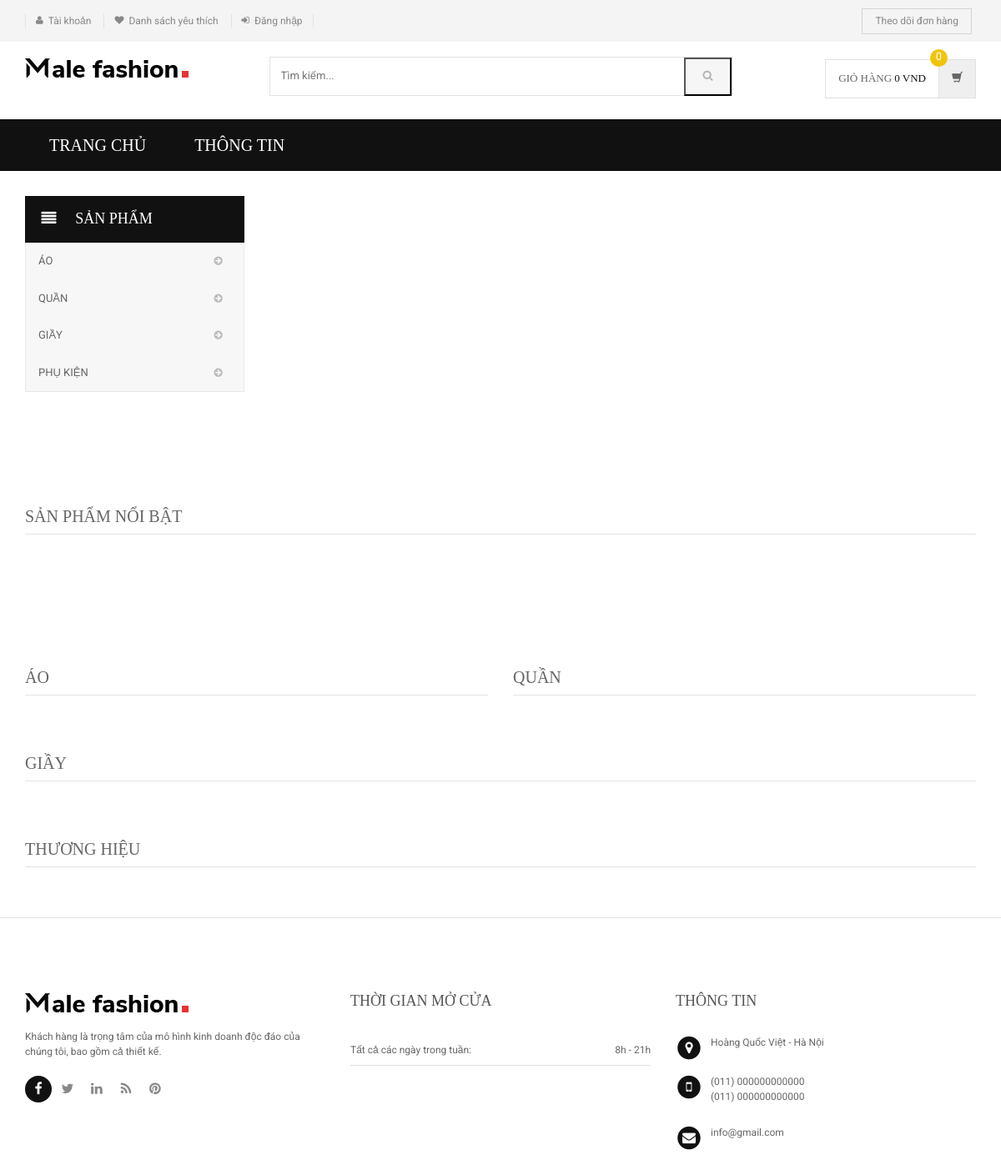
The page / on the database its author committed.
### tables this page shows
CREATE TABLE `category` (
  `id` int(11) NOT NULL,
  `categoryName` varchar(255) DEFAULT NULL,
  `categoryDescription` longtext DEFAULT NULL,
  `creationDate` timestamp NOT NULL DEFAULT current_timestamp(),
  `updationDate` varchar(255) DEFAULT NULL
);

### index.php (the view, shortened to what this page needs)
<?php
include('includes/config.php');
?>
<!DOCTYPE html>
<html lang="en">
<head>
    <link rel="stylesheet" href="assets/css/bootstrap.min.css">
    <link rel="stylesheet" href="assets/css/main.css">
    <link rel="stylesheet" href="assets/css/green.css">
    <link rel="stylesheet" href="assets/css/owl.carousel.css">
    <link rel="stylesheet" href="assets/css/owl.transitions.css">
    <link href="assets/css/lightbox.css" rel="stylesheet">
    <link rel="stylesheet" href="assets/css/animate.min.css">
    <link rel="stylesheet" href="assets/css/rateit.css">
    <link rel="stylesheet" href="assets/css/bootstrap-select.min.css">
    <link rel="stylesheet" href="assets/css/config.css">
    <link href="assets/css/green.css" rel="alternate stylesheet" title="Green color">
    <link href="assets/css/blue.css" rel="alternate stylesheet" title="Blue color">
    <link href="assets/css/red.css" rel="alternate stylesheet" title="Red color">
    <link href="assets/css/orange.css" rel="alternate stylesheet" title="Orange color">
    <link href="assets/css/dark-green.css" rel="alternate stylesheet" title="Darkgreen color">
    <link rel="stylesheet" href="assets/css/font-awesome.min.css">
</head>
<body class="cnt-home">
    <header class="header-style-1">
        <?php include('includes/top-header.php'); ?>
        <?php include('includes/main-header.php'); ?>
        <?php include('includes/menu-bar.php'); ?>
    </header>
    <div class="body-content outer-top-xs" id="top-banner-and-menu">
        <div class="container">
            <div class="furniture-container homepage-container">
                <div class="row">
                    <div class="col-xs-12 col-sm-12 col-md-3 sidebar">
                        <?php include('includes/side-menu.php'); ?>
                    </div>
                    <div class="col-xs-12 col-sm-12 col-md-9 homebanner-holder">
                        <div id="hero" class="homepage-slider3">
                        </div>
                    </div>
                </div>
                <div id="product-tabs-slider" class="scroll-tabs inner-bottom-vs  wow fadeInUp">
                    <div class="more-info-tab clearfix">
                        <h3 class="new-product-title pull-left">Sản Phẩm Nổi Bật</h3>
                    </div>
                </div>
                <div class="sections prod-slider-small outer-top-small">
                    <div class="row">
                        <div class="col-md-6">
                            <section class="section">
                                <h3 class="section-title">Áo</h3>
                            </section>
                        </div>
                        <div class="col-md-6">
                            <section class="section">
                                <h3 class="section-title">Quần</h3>
                            </section>
                        </div>
                    </div>
                </div>
                <section class="section featured-product inner-xs wow fadeInUp">
                    <h3 class="section-title">Giầy</h3>
                </section>
                <?php include('includes/brands-slider.php'); ?>
            </div>
        </div>
        <?php include('includes/footer.php'); ?>
</body>
</html>

### includes/side-menu.php
<div class="side-menu animate-dropdown outer-bottom-xs">
    <div class="head"><i class="icon fa fa-align-justify fa-fw"></i>Sản Phẩm</div>
    <nav class="yamm megamenu-horizontal" role="navigation">
        <ul class="nav">
            <li class="">
                <?php $sql = mysqli_query($con, "select id,categoryName  from category");
                while ($row = mysqli_fetch_array($sql)) {
                ?>
                    <a href="category.php?cid=<?php echo $row['id']; ?>" class="dropdown-toggle">
                        <?php echo $row['categoryName']; ?></a>
                <?php } ?>
            </li>
        </ul>
    </nav>
</div>

### assets/css/green.css (style rules this page uses)
a { color: #111111; }

### assets/css/lightbox.css (style rules this page uses)
body:after { content: url(../images/close.png) url(../images/loading.gif) url(../images/prev.png) url(../images/next.png); display: none; }

### assets/css/blue.css (style rules this page uses)
a { color: #3498db; }

### assets/css/red.css (style rules this page uses)
a { color: #ff6c6c; }

### assets/css/orange.css (style rules this page uses)
a { color: #f39c12; }

### assets/css/dark-green.css (style rules this page uses)
a { color: #111111; }

### rows shown on the page
category: categoryName "ÁO"
category: categoryName "QUẦN"
category: categoryName "GIẦY"
category: categoryName "PHỤ KIỆN"
